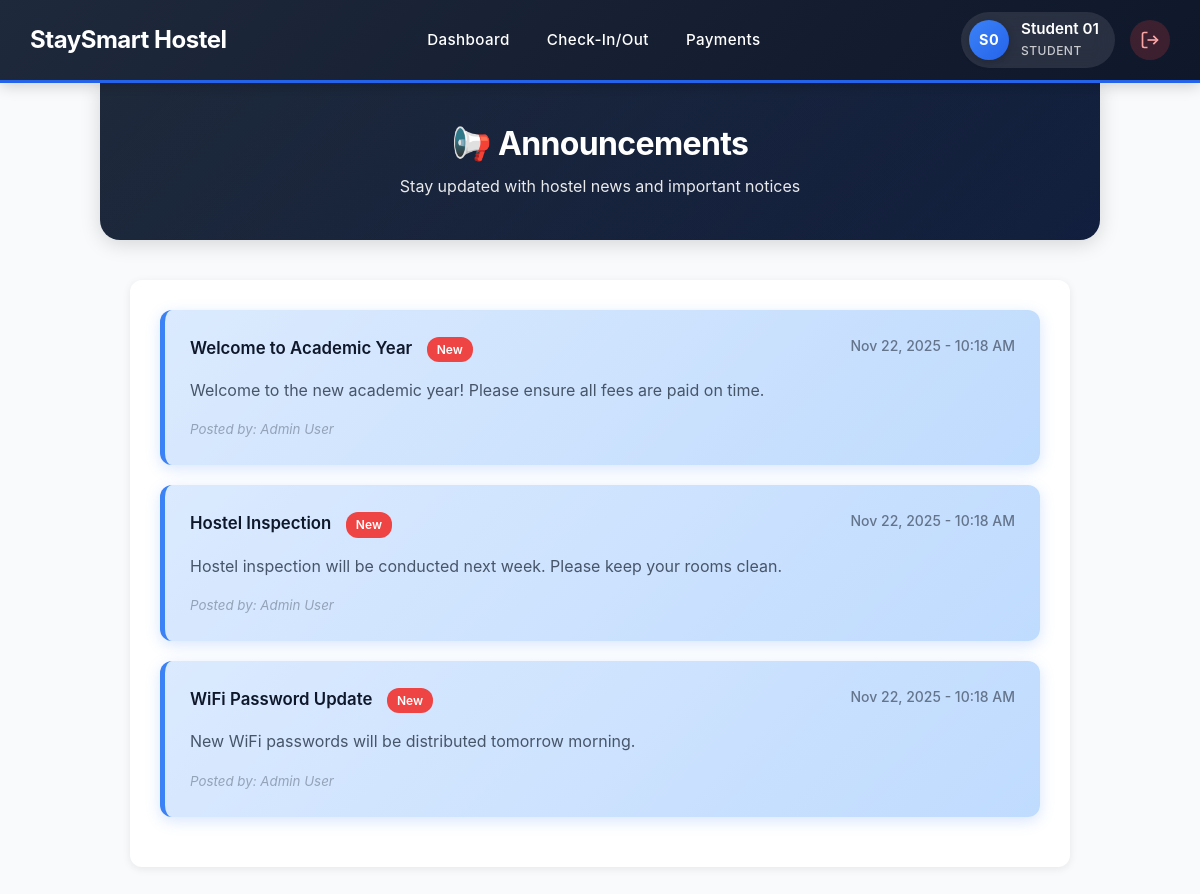
The app's page /student/announcements.php (signed in) with its own data.
### tables this page shows
CREATE TABLE `announcements` (
  `id` int(11) NOT NULL,
  `user_id` int(11) NOT NULL,
  `title` varchar(200) NOT NULL,
  `message` text NOT NULL,
  `created_at` timestamp NOT NULL DEFAULT current_timestamp(),
  `updated_at` timestamp NULL DEFAULT NULL ON UPDATE current_timestamp()
);

CREATE TABLE `users` (
  `id` int(11) NOT NULL,
  `username` varchar(50) NOT NULL,
  `email` varchar(100) NOT NULL,
  `password` varchar(255) NOT NULL,
  `role` enum('admin','warden','student','security') NOT NULL,
  `full_name` varchar(100) NOT NULL,
  `home_address` text DEFAULT NULL,
  `phone_number` varchar(12) DEFAULT NULL,
  `student_number` varchar(10) DEFAULT NULL,
  `room_number` int(11) DEFAULT NULL,
  `created_at` timestamp NOT NULL DEFAULT current_timestamp(),
  `created_by` int(11) DEFAULT NULL
);

### student/announcements.php (the view, shortened to what this page needs)
<?php
include('../includes/db.php');
include('../includes/navbar.php');
$user_id = $_SESSION['user_id'];
$announcements_result = $conn->query("SELECT id FROM announcements");
while($announcement = $announcements_result->fetch_assoc()) {
    $ann_id = $announcement['id'];
    $conn->query("INSERT IGNORE INTO announcement_reads (announcement_id, user_id) VALUES ($ann_id, $user_id)");
}
$announcements = $conn->query("
    SELECT a.*, u.full_name,
    (SELECT read_at FROM announcement_reads WHERE announcement_id = a.id AND user_id = $user_id) as read_at
    FROM announcements a
    LEFT JOIN users u ON a.user_id = u.id
    ORDER BY a.created_at DESC
");
?>
<!DOCTYPE html>
<html lang="en">
<head>
  <link rel="stylesheet" href="../assets/style.css">
</head>
<body>
<div class="container">
  <div class="page-header">
    <h1>📢 Announcements</h1>
    <p>Stay updated with hostel news and important notices</p>
  </div>
  <div class="content-section">
    <div class="announcements-list">
      <?php if($announcements && $announcements->num_rows > 0): ?>
        <?php while($row = $announcements->fetch_assoc()): ?>
          <div class="announcement-card <?php echo $row['read_at'] ? 'read' : 'unread'; ?>">
            <div class="announcement-header">
              <div>
                <strong class="announcement-title"><?php echo htmlspecialchars($row['title']); ?></strong>
                <?php if(!$row['read_at']): ?>
                  <span class="new-badge">New</span>
                <?php endif; ?>
              </div>
              <span class="announcement-date">
                <?php echo date('M d, Y - h:i A', strtotime($row['created_at'])); ?>
              </span>
            </div>
            <div class="announcement-content">
              <?php echo nl2br(htmlspecialchars($row['message'])); ?>
            </div>
            <div class="announcement-footer">
              <small>Posted by: <?php echo htmlspecialchars($row['full_name'] ?? 'Admin'); ?></small>
            </div>
          </div>
        <?php endwhile; ?>
      <?php else: ?>
        <div class="no-data">
          <p>📭 No announcements available at the moment.</p>
        </div>
      <?php endif; ?>
    </div>
  </div>
</div>
</body>
</html>

### assets/style.css (style rules this page uses)
* { margin: 0; padding: 0; box-sizing: border-box; }
body { font-family: "Inter", "Segoe UI", -apple-system, BlinkMacSystemFont, sans-serif; line-height: 1.6; color: #1e293b; background: linear-gradient(135deg, #f8fafc 0%, #e2e8f0 100%); min-height: 100vh; }
.container { max-width: 1400px; margin: 0 auto; padding: 30px; }
h1, h2, h3, h4, h5, h6 { margin-bottom: 1rem; font-weight: 600; line-height: 1.3; color: #0f172a; letter-spacing: -0.02em; }
h1 { font-size: 2.75rem; font-weight: 700; }
p { margin-bottom: 1rem; line-height: 1.7; color: #475569; }
.page-header, .dashboard-header, .hero-section { text-align: center; padding: 60px 40px; background: linear-gradient(135deg, #1e293b 0%, #0f172a 100%); color: white; margin: -30px -30px 50px -30px; border-radius: 0 0 24px 24px; box-shadow: 0 8px 30px rgba(0, 0, 0, 0.15); position: relative; overflow: hidden; }
.page-header::before, .dashboard-header::before, .hero-section::before { content: ''; position: absolute; top: 0; left: 0; right: 0; bottom: 0; background: linear-gradient(135deg, transparent 0%, rgba(37, 99, 235, 0.1) 100%); pointer-events: none; }
.page-header h1, .page-header p, .dashboard-header h1, .dashboard-header p, .hero-section h1, .hero-section p { position: relative; z-index: 1; color: white; margin-bottom: 0.5rem; }
.announcement-card, .complaint-card, .activity-card, .request-card { background: linear-gradient(135deg, #f8fafc 0%, #f1f5f9 100%); padding: 1.5rem; margin-bottom: 1.25rem; border-radius: 12px; border-left: 5px solid #2563eb; box-shadow: 0 2px 10px rgba(0, 0, 0, 0.05); transition: all 0.3s ease; }
.announcement-header, .complaint-header, .activity-header, .request-header { display: flex; justify-content: space-between; align-items: center; margin-bottom: 1rem; flex-wrap: wrap; gap: 0.75rem; }
.announcement-header strong, .activity-header strong { color: #0f172a; font-size: 1.05rem; font-weight: 600; }
.announcement-date, .complaint-date, .activity-meta small, .request-meta small { color: #64748b; font-size: 0.875rem; font-weight: 500; }
.announcement-content, .complaint-content, .activity-details, .request-content { color: #475569; line-height: 1.7; font-size: 1rem; }

### student/announcements.php (style rules this page uses)
body { background: #f8fafc; margin: 0; padding: 0; font-family: -apple-system, BlinkMacSystemFont, 'Segoe UI', Roboto, sans-serif; }
.container { max-width: 1000px; margin: 0 auto; padding: 30px; }
.page-header { text-align: center; padding: 40px 20px; background: linear-gradient(135deg, #1e293b 0%, #0f172a 100%); color: white; margin: -30px -30px 40px -30px; border-radius: 0 0 20px 20px; box-shadow: 0 4px 20px rgba(0, 0, 0, 0.15); }
.page-header h1 { margin: 0 0 8px 0; font-size: 2rem; }
.page-header p { margin: 0; font-size: 1rem; opacity: 0.9; }
.content-section { background: white; padding: 30px; border-radius: 12px; box-shadow: 0 2px 8px rgba(0, 0, 0, 0.08); }
.announcements-list { max-height: none; }
.announcement-card { background: linear-gradient(135deg, #f8fafc 0%, #f1f5f9 100%); padding: 25px; margin-bottom: 20px; border-radius: 12px; border-left: 5px solid #2563eb; box-shadow: 0 2px 10px rgba(0, 0, 0, 0.05); transition: all 0.3s ease; }
.announcement-card.unread { background: linear-gradient(135deg, #dbeafe 0%, #bfdbfe 100%); border-left-color: #3b82f6; box-shadow: 0 4px 15px rgba(59, 130, 246, 0.2); }
.announcement-header { display: flex; justify-content: space-between; align-items: flex-start; margin-bottom: 15px; gap: 15px; }
.announcement-title { font-size: 1.25rem; color: #1a1a1a; }
.new-badge { display: inline-block; background: #ef4444; color: white; padding: 3px 10px; border-radius: 12px; font-size: 0.75rem; font-weight: 600; margin-left: 10px; animation: pulse 2s infinite; }
.announcement-date { color: #64748b; font-size: 0.875rem; white-space: nowrap; }
.announcement-content { color: #475569; line-height: 1.7; margin-bottom: 15px; font-size: 1rem; }
.announcement-footer small { color: #94a3b8; font-style: italic; }

### records on screen
announcements: title "Welcome to Academic Year", created_at "Nov 22, 2025 - 10:18 AM", message "Welcome to the new academic year! Please ensure all fees are paid on time.", user.full_name "Admin User"
announcements: title "Hostel Inspection", created_at "Nov 22, 2025 - 10:18 AM", message "Hostel inspection will be conducted next week. Please keep your rooms clean.", user.full_name "Admin User"
announcements: title "WiFi Password Update", created_at "Nov 22, 2025 - 10:18 AM", message "New WiFi passwords will be distributed tomorrow morning.", user.full_name "Admin User"

### other values on screen
$initials "S0"
$full_name "Student 01"
$role "STUDENT"
